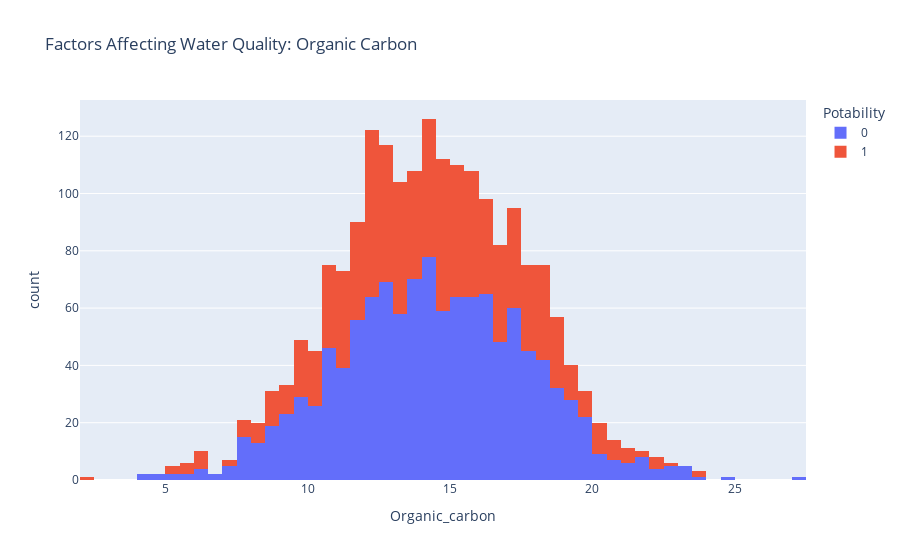

The code cell stored with this chart in its notebook:
### Markdown cell above
The figure above represents the distribution of water conductivity in the dataset. Water is a good conductor of electricity, but the purest form of water is not a good conductor of electricity. Water with an electrical conductivity of less than 500 is drinkable. Now let’s see the next factor:

### Code cell
figure = px.histogram(data, x = "Organic_carbon", 
                      color = "Potability", 
                      title= "Factors Affecting Water Quality: Organic Carbon")
figure.show()

### Figure 1 — Plotly figure (JSON) as saved in the notebook; plotly's stock layout.template omitted (floating-point values rounded to 4 significant figures; data arrays with more than 128 entries replaced by an {"elided": "..."} marker saying what was removed)
{"data": [{"alignmentgroup": "True", "bingroup": "x", "hovertemplate": "Potability=0<br>Organic_carbon=%{x}<br>count=%{y}<extra></extra>", "legendgroup": "0", "marker": {"color": "#636efa", "pattern": {"shape": ""}}, "name": "0", "offsetgroup": "0", "orientation": "v", "showlegend": true, "type": "histogram", "x": {"elided": "1200 float values"}, "xaxis": "x", "yaxis": "y"}, {"alignmentgroup": "True", "bingroup": "x", "hovertemplate": "Potability=1<br>Organic_carbon=%{x}<br>count=%{y}<extra></extra>", "legendgroup": "1", "marker": {"color": "#EF553B", "pattern": {"shape": ""}}, "name": "1", "offsetgroup": "1", "orientation": "v", "showlegend": true, "type": "histogram", "x": {"elided": "811 float values"}, "xaxis": "x", "yaxis": "y"}], "layout": {"barmode": "relative", "legend": {"title": {"text": "Potability"}, "tracegroupgap": 0}, "title": {"text": "Factors Affecting Water Quality: Organic Carbon"}, "xaxis": {"anchor": "y", "domain": [0, 1], "title": {"text": "Organic_carbon"}}, "yaxis": {"anchor": "x", "domain": [0, 1], "title": {"text": "count"}}}}
